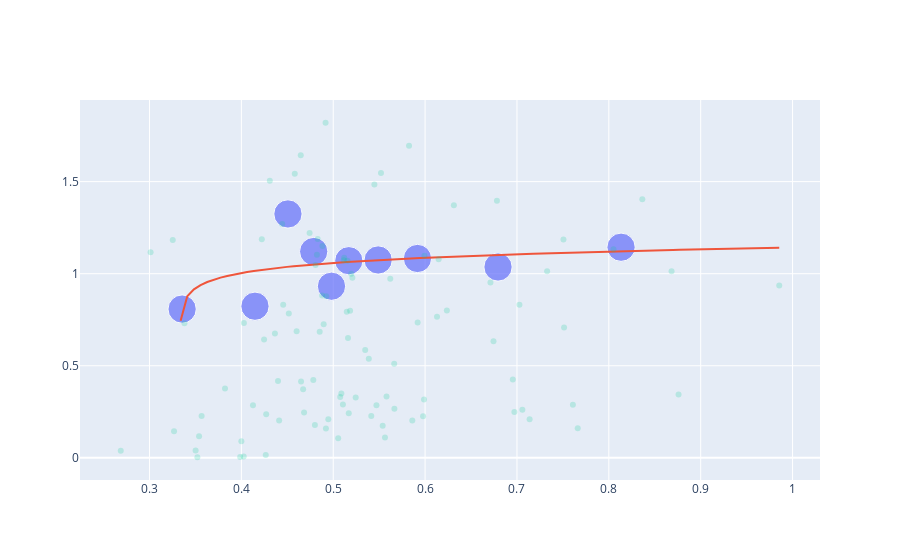

Notebook code cell kept with this figure:
### Code cell
error_model.fit(*dataset.valid_dataset)
